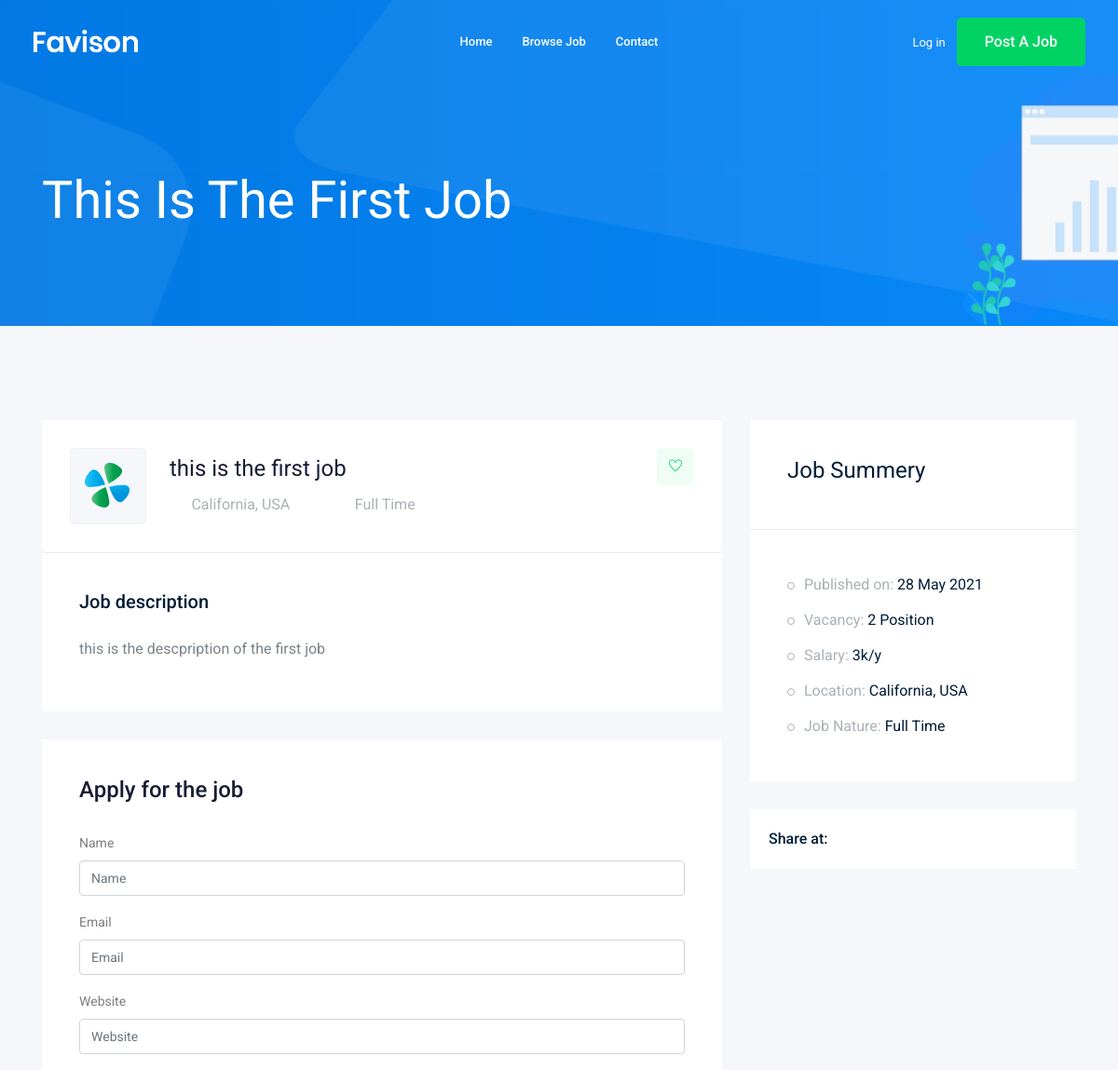
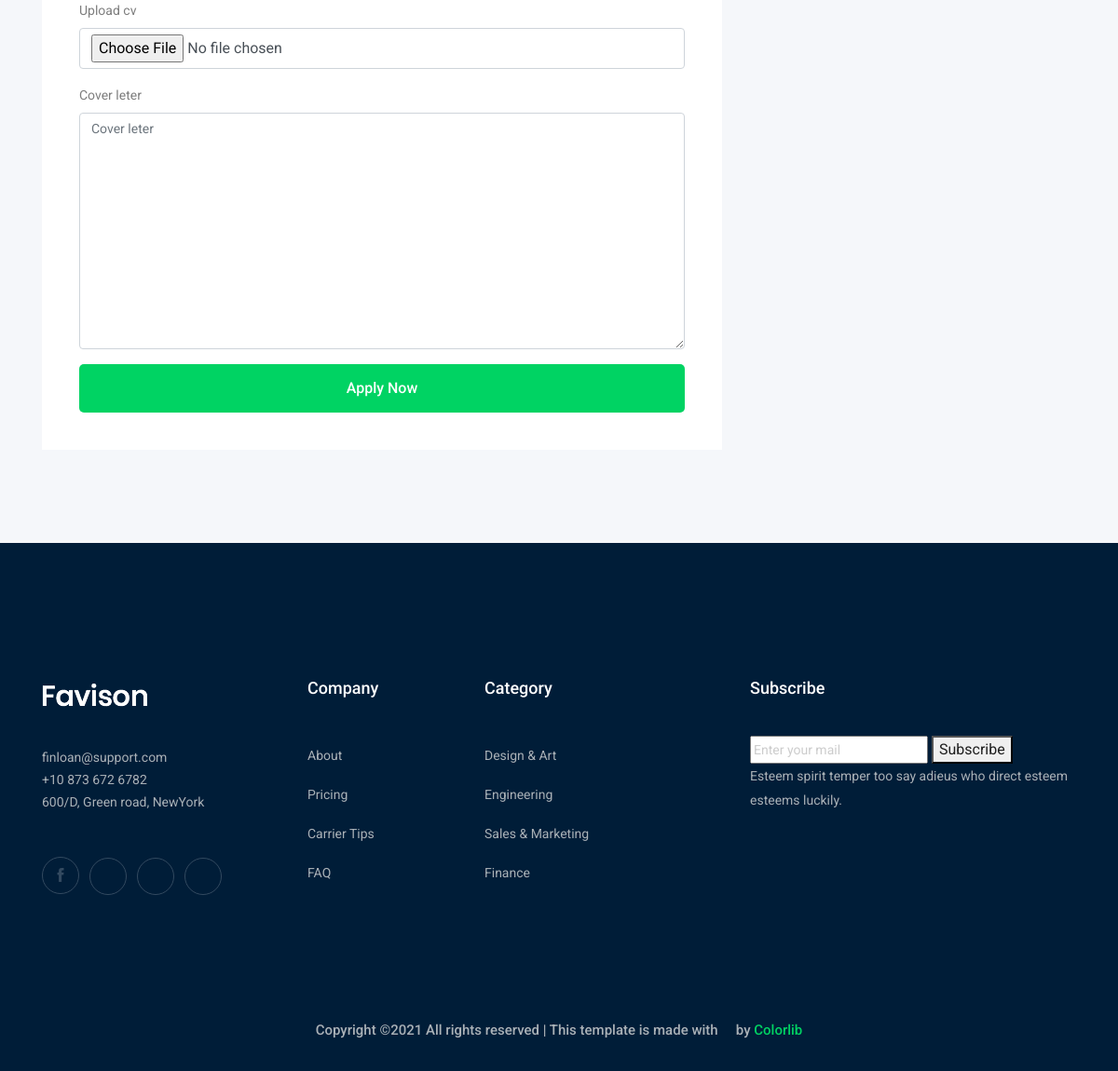
The app's page /jobs/this-is-the-first-job with its own data (2 pictures, top to bottom).
### job/models.py (models this page shows, shortened)
class Job(models.Model):
    owner        = models.ForeignKey(User, name='owner', on_delete=models.CASCADE)
    title        = models.CharField(max_length=120)
    job_type     = models.CharField(
        max_length = 20,
        choices = job_type_choices,
        default = 'Full Time')
    description  = models.TextField(max_length=1000)
    published_at = models.DateTimeField(auto_now=True) # take the time by it self
    Vacancy      = models.IntegerField(default=1)
    salary       = models.IntegerField(default=0)
    experience   = models.IntegerField(default=1)
    category     = models.ForeignKey('Category', on_delete=models.CASCADE)# One to Many
    image        = models.ImageField(upload_to = 'jobs/')
    slug         = models.SlugField(null=True, blank=True)
    def __str__(self):
        return self.title

### job/views.py (the view)
# urls.py: path('<str:slug>',views.job_detail , name= 'job_detail'),# the id of the job
def job_detail(request, slug):
    job_detail = Job.objects.get(slug = slug)
    if request.method == 'POST':
        form = Apply_form(request.POST, request.FILES)
        if form.is_valid():
            myform = form.save(commit=False)
            myform.job = job_detail
            myform.save()
            form = Apply_form()
    else :
        form = Apply_form()
    context = {
        'job' : job_detail,
        'form': form
    }
    return render(request,'job/job_detail.html', context)

### job/forms.py
class Apply_form(forms.ModelForm):
    class Meta:
        model = Apply
        fields = ['name','email','website','upload_cv','cover_leter']

### job/templates/job/job_detail.html (shortened to what this page needs)
{%extends 'base.html' %}
{% load bootstrap5 %}
    {% block content%}
    <div class="bradcam_area bradcam_bg_1">
        <div class="container">
            <div class="row">
                <div class="col-xl-12">
                    <div class="bradcam_text">
                        <h3>{{job}}</h3>
                    </div>
                </div>
            </div>
        </div>
    </div>
    <div class="job_details_area">
        <div class="container">
            <div class="row">
                <div class="col-lg-8">
                    <div class="job_details_header">
                        <div class="single_jobs white-bg d-flex justify-content-between">
                            <div class="jobs_left d-flex align-items-center">
                                <div class="thumb">
                                    <img src="img/svg_icon/1.svg" alt="">
                                </div>
                                <div class="jobs_conetent">
                                    <a href="#"><h4>{{job}}</h4></a>
                                    <div class="links_locat d-flex align-items-center">
                                        <div class="location">
                                            <p> <i class="fa fa-map-marker"></i> California, USA</p>
                                        </div>
                                        <div class="location">
                                            <p> <i class="fa fa-clock-o"></i>{{job.job_type}}</p>
                                        </div>
                                    </div>
                                </div>
                            </div>
                            <div class="jobs_right">
                                <div class="apply_now">
                                    <a class="heart_mark" href="#"> <i class="ti-heart"></i> </a>
                                </div>
                            </div>
                        </div>
                    </div>
                    <div class="descript_wrap white-bg">
                        <div class="single_wrap">
                            <h4>Job description</h4>
                            <p>{{job.description}}</p>
                        </div>
                    </div>
                    <div class="apply_job_form white-bg">
                        <h4>Apply for the job</h4>
                        <form  method="post" class="form" enctype="multipart/form-data">
                            {% bootstrap_form form %}
                            {% buttons %}
                                <button class="boxed-btn3 w-100" type="submit">Apply Now</button>
                            {% endbuttons %}
                    </div>
                </div>
                <div class="col-lg-4">
                    <div class="job_sumary">
                        <div class="summery_header">
                            <h3>Job Summery</h3>
                        </div>
                        <div class="job_content">
                            <ul>
                                <li>Published on: <span>{{job.published_at|date:"d M Y"}}</span></li>
                                <li>Vacancy: <span>{{job.Vacancy}} Position</span></li>
                                <li>Salary: <span>{{job.salary}}k/y</span></li>
                                <li>Location: <span>California, USA</span></li>
                                <li>Job Nature: <span> {{job.job_type}}</span></li>
                            </ul>
                        </div>
                    </div>
                    <div class="share_wrap d-flex">
                        <span>Share at:</span>
                        <ul>
                            <li><a href="#"> <i class="fa fa-facebook"></i></a> </li>
                            <li><a href="#"> <i class="fa fa-google-plus"></i></a> </li>
                            <li><a href="#"> <i class="fa fa-twitter"></i></a> </li>
                            <li><a href="#"> <i class="fa fa-envelope"></i></a> </li>
                        </ul>
                    </div>
                    <div class="job_location_wrap">
                        <div class="job_lok_inner">
                            <div id="map" style="height: 200px;"></div>
                          </div>
                    </div>
                </div>
            </div>
        </div>
    </div>
    {%endblock%}

### records on screen
Job: title "This Is The First Job", title "this is the first job", job_type "Full Time", description "this is the descpription of the first job", published_at "28 May 2021", Vacancy "2", salary "3"
